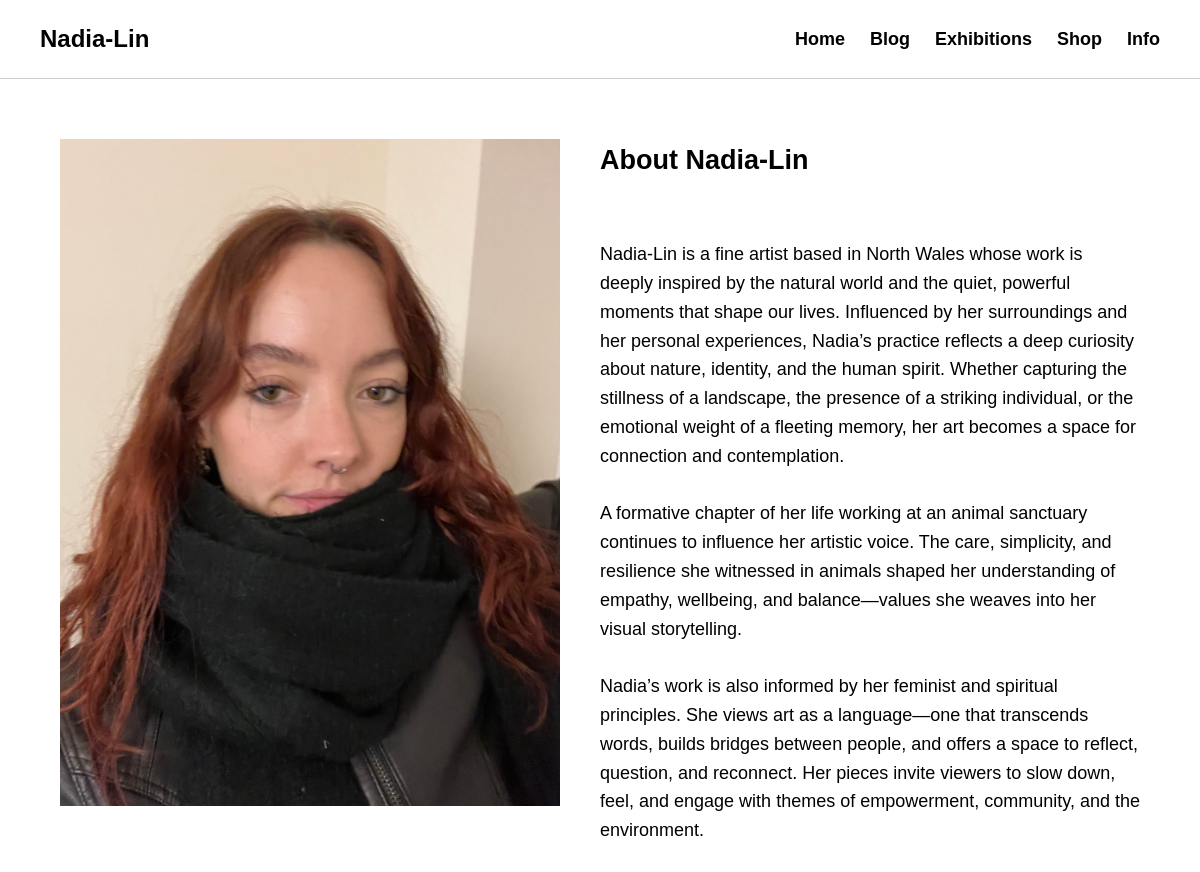
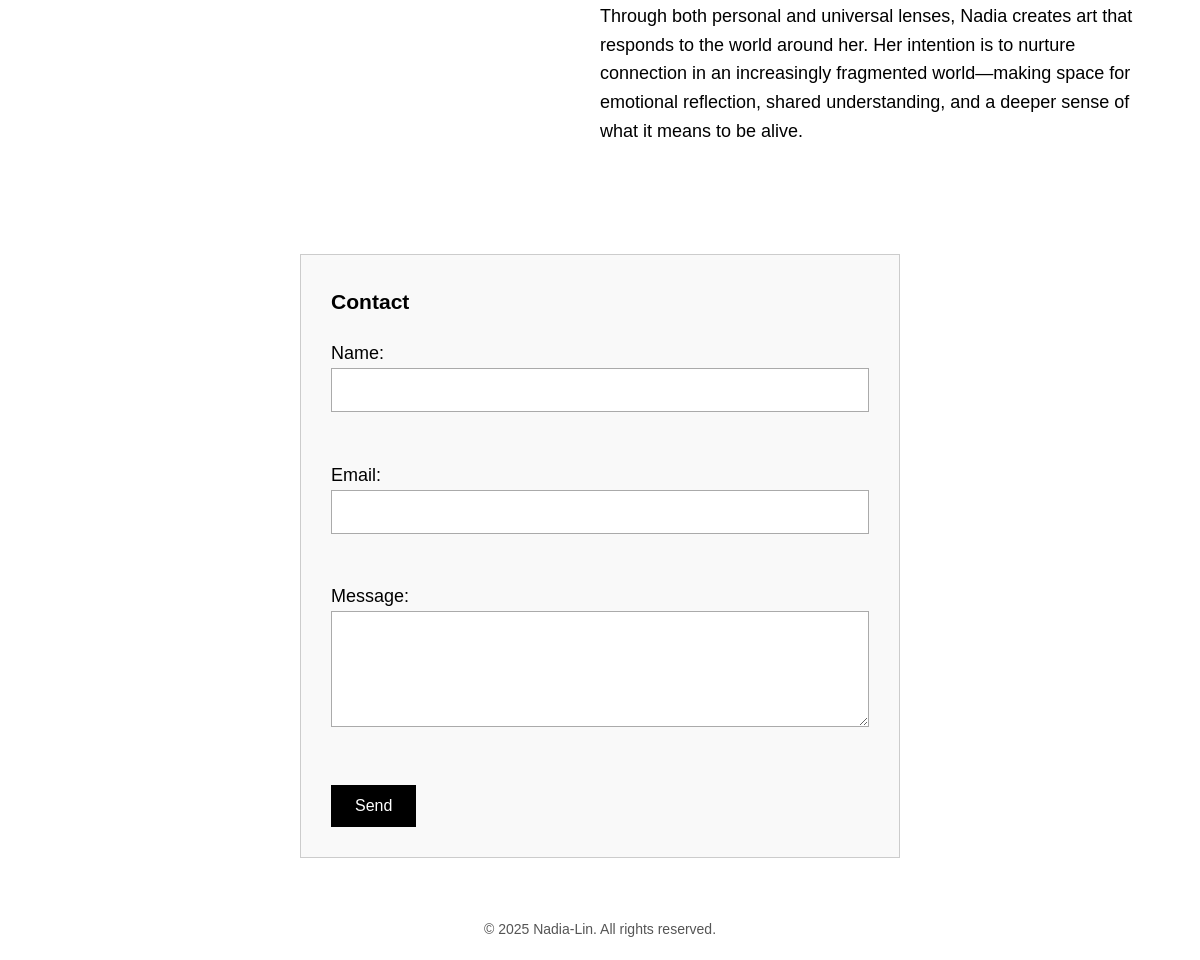
The app's page /info/ with its own data (2 pictures, top to bottom).
### main/models.py (models this page shows, shortened)
class InfoPageContent(models.Model):
    portrait = models.ImageField(upload_to='info/', null=True, blank=True)
    bio = models.TextField(help_text="Nadia-Lin’s bio or artist statement")
    contact_email = models.EmailField(null=True, blank=True)
    class Meta:
        verbose_name = "Info Page Content"
        verbose_name_plural = "Info Page Content"

### main/views.py (the view)
# urls.py: path('info/', views.info, name='info'),
def info(request):
    info = InfoPageContent.objects.first()
    return render(request, 'main/info.html', {'info': info})

### main/templates/main/info.html (shortened to what this page needs)
{% extends 'main/base.html' %}
{% load static %}
{% block content %}
<div class="info-page">
    <div class="info-grid">
        {% if info.portrait %}
            <div class="info-image">
                <img src="{{ info.portrait.url|add:'?w=800&c_limit' }}" alt="Nadia-Lin" loading="lazy">
            </div>
        {% endif %}
        <div class="info-text">
            <h2>About Nadia-Lin</h2> <br><br>
            <p>{{ info.bio|linebreaksbr }}</p>
        </div>
    </div>
</div>
<br>
<div class="contact-box">
    <h3>Contact</h3>
    <form method="post">
        <label for="name">Name:</label><br>
        <input type="text" id="name" name="name"><br><br>
        <label for="email">Email:</label><br>
        <input type="email" id="email" name="email"><br><br>
        <label for="message">Message:</label><br>
        <textarea id="message" name="message" rows="5"></textarea><br><br>
        <button type="submit">Send</button>
    </form>
</div>
{% endblock %}

### main/static/main/style.css (style rules this page uses)
* { margin: 0; padding: 0; box-sizing: border-box; }
body { background-color: white; color: black; font-family: 'Arial', sans-serif; font-size: 18px; line-height: 1.6; }
.info-page { max-width: 1500px; margin: 0 auto; padding: 20px; }
.info-grid { display: flex; gap: 40px; align-items: flex-start; justify-content: space-between; }
.info-image img { width: 500px; height: auto; object-fit: cover; display: block; }
.info-text { flex: 1; }
.contact-box { margin-top: 40px; padding: 20px; border: 1px solid #ccc; background-color: #f9f9f9; }
.contact-box h3 { margin-bottom: 10px; }
.contact-box { max-width: 600px; margin: 60px auto 0 auto; padding: 30px; border: 1px solid #ccc; background-color: #f9f9f9; box-sizing: border-box; }
.contact-box h3 { margin-bottom: 20px; }
.contact-box input, .contact-box textarea { width: 100%; padding: 12px; border: 1px solid #aaa; margin-bottom: 20px; font-size: 16px; box-sizing: border-box; }
.contact-box button { padding: 12px 24px; background: black; color: white; border: none; font-size: 16px; cursor: pointer; }

### records on screen
InfoPageContent: portrait|add (picture), bio "Nadia-Lin is a fine artist based in North Wales whose work is deeply inspired by the natural world and the quiet, powerful moments that shape our lives. Influenced by her surroundings and her personal experiences, Nadia’s practice reflects a deep curiosity about nature, identity, and the human spirit. Whether capturing the stillness of a landscape, the presence of a striking individual, or the emotional weight of a fleeting memory, her art becomes a space for connection and contemplation. A formative chapter of her life working at an animal sanctuary continues to influence her artistic voice. The care, simplicity, and resilience she witnessed in animals shaped her understanding of empathy,…"
